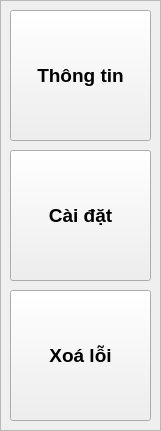
   <widget class="QFrame" name="fr_1u_2">
    <property name="geometry">
     <rect>
      <x>860</x>
      <y>60</y>
      <width>161</width>
      <height>431</height>
     </rect>
    </property>
    <property name="frameShape">
     <enum>QFrame::StyledPanel</enum>
    </property>
    <property name="frameShadow">
     <enum>QFrame::Raised</enum>
    </property>
    <widget class="QPushButton" name="bt_getInfo">
     <property name="geometry">
      <rect>
       <x>10</x>
       <y>10</y>
       <width>141</width>
       <height>131</height>
      </rect>
     </property>
     <property name="font">
      <font>
       <pointsize>14</pointsize>
       <weight>75</weight>
       <bold>true</bold>
      </font>
     </property>
     <property name="text">
      <string>Thông tin</string>
     </property>
     <property name="autoRepeatDelay">
      <number>300</number>
     </property>
     <property name="autoRepeatInterval">
      <number>100</number>
     </property>
    </widget>
    <widget class="QPushButton" name="bt_clearError">
     <property name="geometry">
      <rect>
       <x>10</x>
       <y>290</y>
       <width>141</width>
       <height>131</height>
      </rect>
     </property>
     <property name="font">
      <font>
       <pointsize>14</pointsize>
       <weight>75</weight>
       <bold>true</bold>
      </font>
     </property>
     <property name="text">
      <string>Xoá lỗi</string>
     </property>
     <property name="autoRepeatDelay">
      <number>300</number>
     </property>
     <property name="autoRepeatInterval">
      <number>100</number>
     </property>
    </widget>
    <widget class="QPushButton" name="bt_setting">
     <property name="geometry">
      <rect>
       <x>10</x>
       <y>150</y>
       <width>141</width>
       <height>131</height>
      </rect>
     </property>
     <property name="font">
      <font>
       <pointsize>14</pointsize>
       <weight>75</weight>
       <bold>true</bold>
      </font>
     </property>
     <property name="text">
      <string>Cài đặt</string>
     </property>
     <property name="autoRepeatDelay">
      <number>300</number>
     </property>
     <property name="autoRepeatInterval">
      <number>100</number>
     </property>
    </widget>
   </widget>
